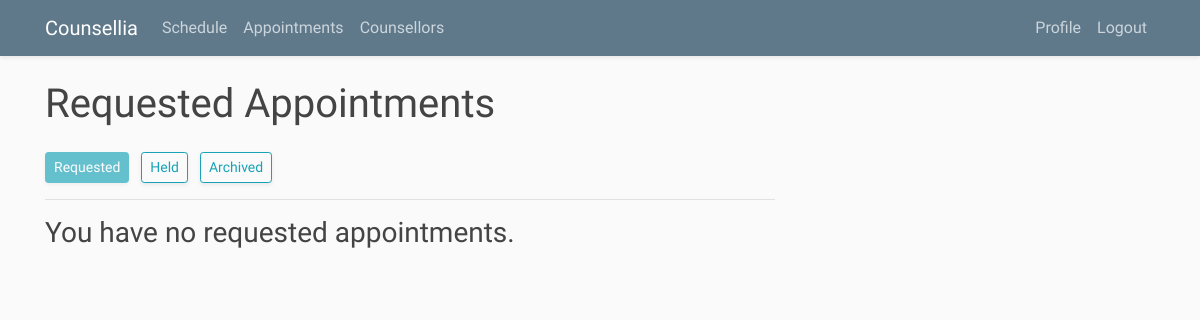
The app's page /counsellee/appointments/requested/ (signed in), older data.
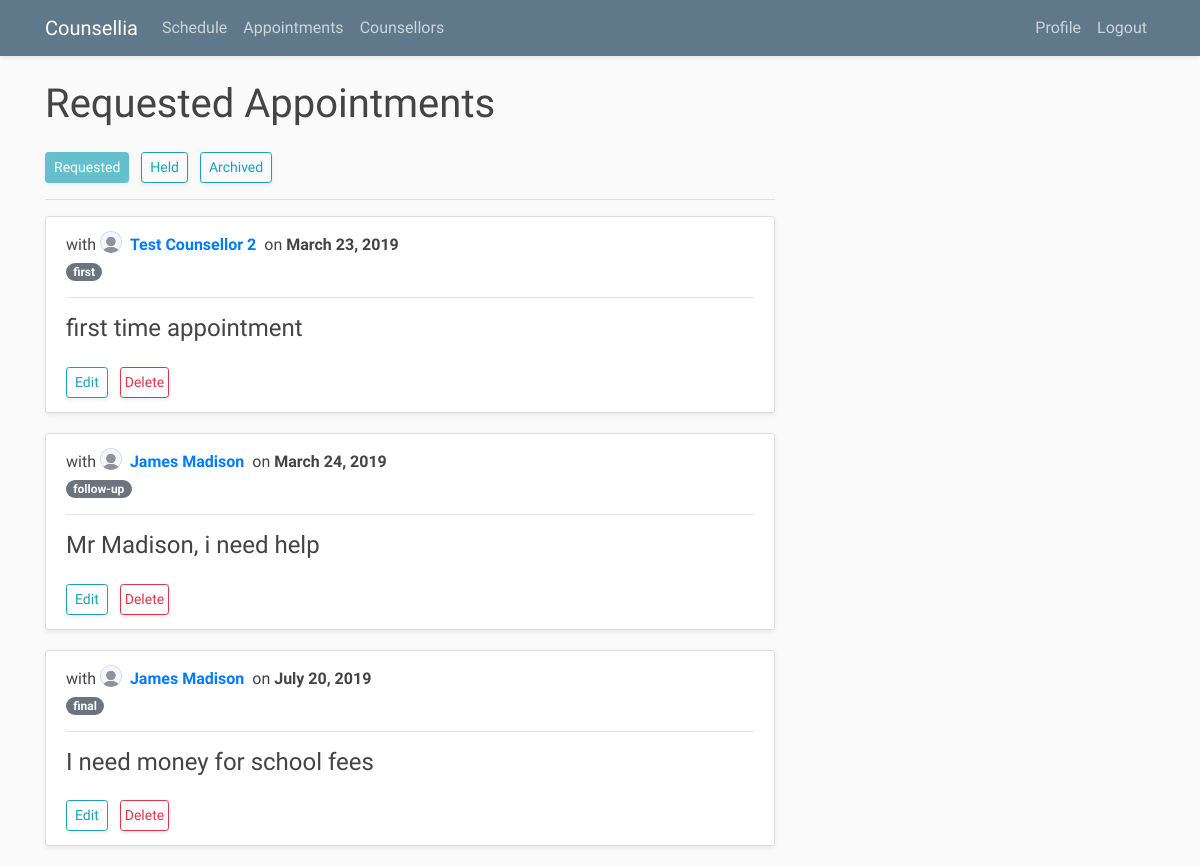
The same page, newer data.
### counsellia/models.py (models this page shows, shortened)
class Appointment(models.Model):
	TYPE = (
		('first', 'First appointment'),
		('follow-up', 'Follow-up appointment'),
		('final', 'Final appointment'),
	)
	description = models.CharField('Short Description', max_length=256, null=True, blank=True)
	counsellee = models.ForeignKey(Counsellee, on_delete=models.CASCADE, null=True)
	counsellor = models.ForeignKey(Counsellor, on_delete=models.CASCADE, null=True)
	time = models.DateField('Appointment Date')
	appointment_type = models.CharField('Appointment Type', max_length=20, choices=TYPE, null=True)
	requested = models.BooleanField(default=True)
	fixed = models.BooleanField('fix appointment?', default=False)
	held = models.BooleanField('appointment held?', default=False)
	remarks = models.TextField(null=True, blank=True)
	recommendations = models.TextField(null=True, blank=True)
	counsellee_archived = models.BooleanField(default=False)
	counsellor_archived = models.BooleanField(default=False)
	class Meta:
		ordering = ['time',]

### users/models.py (models this page shows, shortened)
class Profile(models.Model):
	GENDER = (
        ('female', 'Female'),
        ('male', 'Male'),
    )
	dob = models.DateField('date of birth', null=True, blank=True)
	gender = models.CharField(max_length=10, choices=GENDER, null=True, blank=True)
	address = models.CharField(max_length=200, null=True, blank = True)
	phone_number = models.BigIntegerField('mobile number', null=True, blank=True)
	bio = models.TextField('short bio', null=True, blank=True)
	image = models.ImageField('Profile Picture', default='default.png', upload_to='profile_photos', null=True, blank=True)
	class Meta:
		abstract = True
	if image:
		def save(self):
			super().save() # run save method of super class
			img = Image.open(self.image.path) # open image that has been saved
			if img.height > 300 or img.width > 400:
				output_size = (300, 300)
				img.thumbnail(output_size)
				img.save(self.image.path)
	else: pass

class Counsellor(Profile):
	user = models.OneToOneField(User, on_delete=models.CASCADE, related_name = 'counsellor', null=True)
	counsellees = models.ManyToManyField(Counsellee, through='Counselling')
	specialties = models.ManyToManyField(Category)
	quote = models.CharField(max_length=300, null=True, blank=True)
	website = models.CharField(max_length=300, null=True, blank = True)
	qualification = models.TextField('education and qualifications', null=True, blank=True)
	available = models.BooleanField(default=True, null=True)
	class Meta:
		ordering = ['user',]

class User(AbstractUser):
	is_counsellor = models.BooleanField('counsellor status', default=False, null=True)
	is_counsellee = models.BooleanField('counsellee status', default=False, null=True)

### counsellees/views.py (the view)
class AppointmentsRequestedView(ListView):
	model = Appointment
	template_name = 'counsellees/appointments_requested.html'
	context_object_name = 'appointments'
	paginate_by = 5
	def get_queryset(self):
		counsellee = self.request.user.counsellee
		return Appointment.objects.filter(
			counsellee=counsellee).filter(
			requested=True).filter(
			fixed=False).filter(
			held=False).filter(
			counsellee_archived=False)

### counsellees/templates/counsellees/appointments_requested.html
{% extends 'counsellia/counsellee_subbase.html' %}
{% block subcontent %}
	<h1 class="pb-3">Requested Appointments</h1>
	<a class= "shadow-sm btn btn-info btn-sm px-2 mr-2 disabled" href="{% url 'counsellee-appointments-requested' %}" >Requested</a>
	<a class= "shadow-sm btn btn-outline-info btn-sm px-2 mr-2" href="{% url 'counsellee-appointments-held' %}">Held</a>
	<a class= "shadow-sm btn btn-outline-info btn-sm px-2 mr-2" href="{% url 'counsellee-appointments-archived' %}">Archived</a>
	<hr>
	{% if appointments %}
		{% for appointment in appointments %}
			<article class="shadow-sm media content-section">
				<div class="media-body mt-1">
					<h6>
					with  <img  style="height: 22px; width: 22px;" class="rounded-circle mb-2 mr-1" src="{{ appointment.counsellor.image.url }}"><a class="mr-2" href="{% url 'selected-counsellor-profile' appointment.counsellor.id %}">
					<strong>{{ appointment.counsellor.user.first_name }} {{ appointment.counsellor.user.last_name }}</strong></a>on
					<strong>{{ appointment.time | date:"F d, Y"}}</strong><br> <span class="badge badge-pill badge-secondary">{{ appointment.appointment_type }}</span>
					</h6>
					<hr>
					<h4 class="mt-2"><a class="article-title" href="{% url 'counsellee-appointment-detail' appointment.id %}">{{ appointment.description }}</a></h4>
					<a class= "shadow-sm btn btn-outline-info btn-sm mt-3 px-1 mt-3 mr-2 mb-1 px-2" href="{% url 'counsellee-appointment-edit' appointment.id %}">Edit</a>
					<a class= "shadow-sm btn btn-outline-danger btn-sm mt-3 px-1 mt-3 mr-2 mb-1" href="{% url 'counsellee-appointment-delete' appointment.id %}">Delete</a>
				</div>
			</article>
		{% endfor %}
	{% else %}
		<h3>You have no requested appointments.</h3>
	{% endif %}
{% endblock subcontent %}

Row changes from the older to the newer data that the page shows:
added Appointment: counsellor.image (placeholder picture), counsellor.user.first_name "Test", counsellor.user.last_name "Counsellor 2", time "March 23, 2019", appointment_type "first", description "first time appointment"
added Appointment: counsellor.image (placeholder picture), counsellor.user.first_name "James", counsellor.user.last_name "Madison", time "March 24, 2019", appointment_type "follow-up", description "Mr Madison, i need help"
added Appointment: counsellor.image (placeholder picture), counsellor.user.first_name "James", counsellor.user.last_name "Madison", time "July 20, 2019", appointment_type "final", description "I need money for school fees"
Text that changed along with them:
text no longer shown: "You have no requested appointments."
